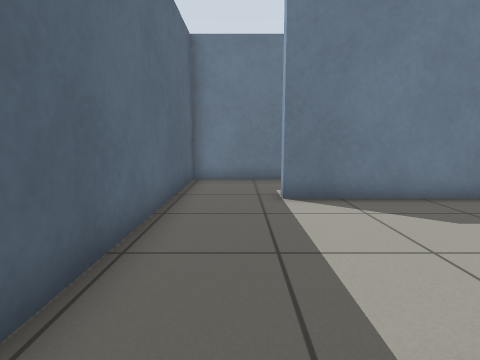
View 1 (above)

22 first-person views from a walk through a Gazebo world. The camera is 0.72 m above the floor, tilts 8° down and sees 80° across. The floor is counted in squares, 0.5 m on a side. Each view is taken from the middle of a square. On the plan, view 1 faces up. The plan holds only what a view shows up to about 14 squares ahead; the rest is blank.

View 2
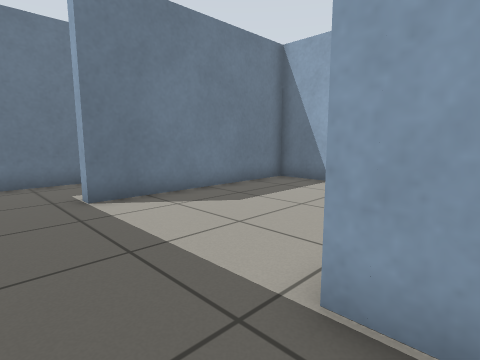

View 3
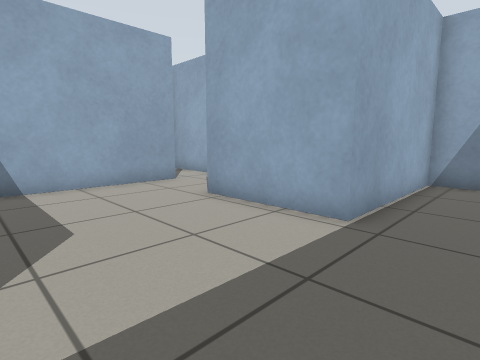

View 4
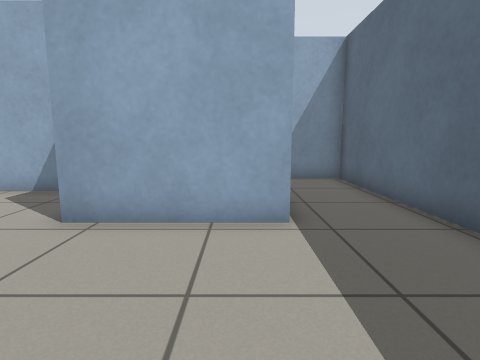

View 5
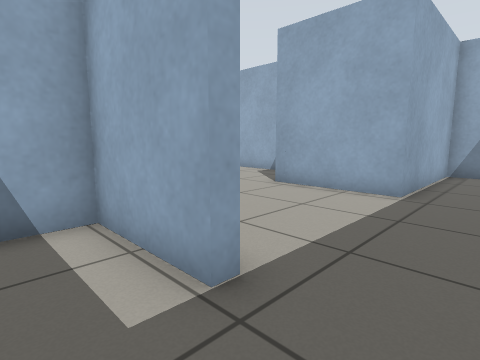

View 6
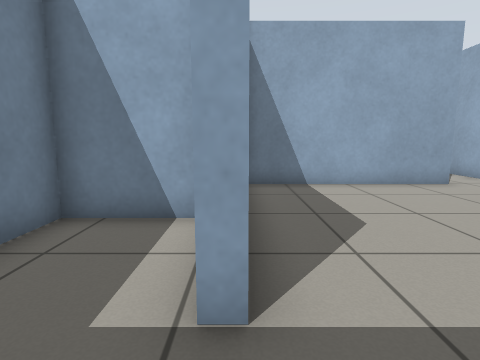

View 7
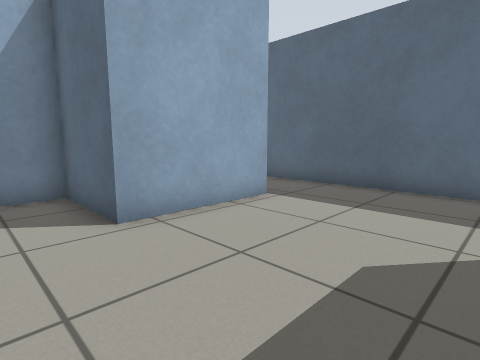

View 8
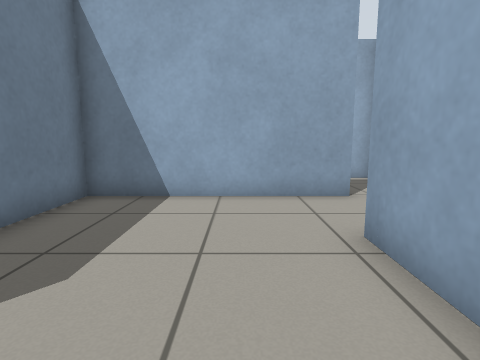

View 9
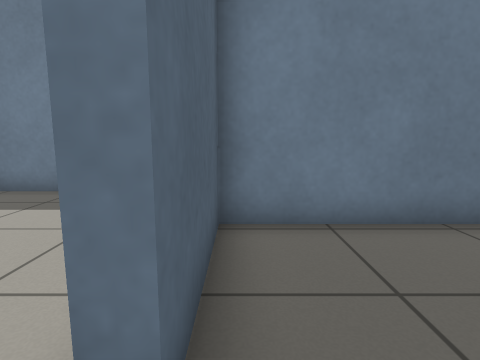

View 10
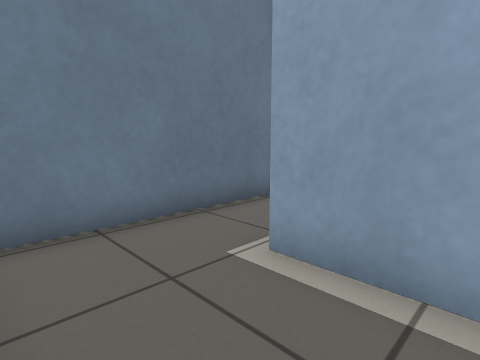

View 11
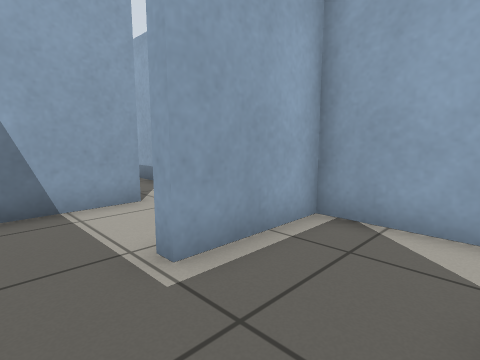

View 12
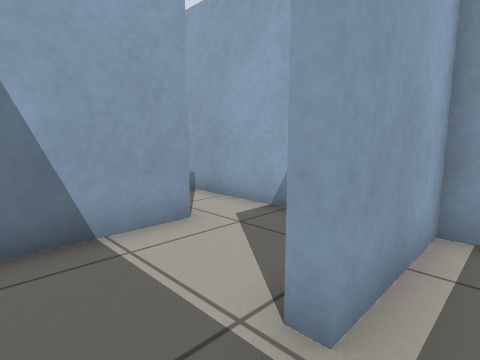

View 13
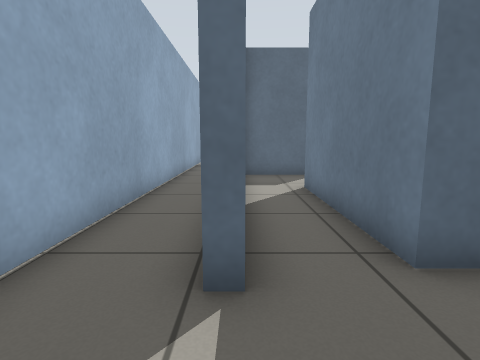

View 14
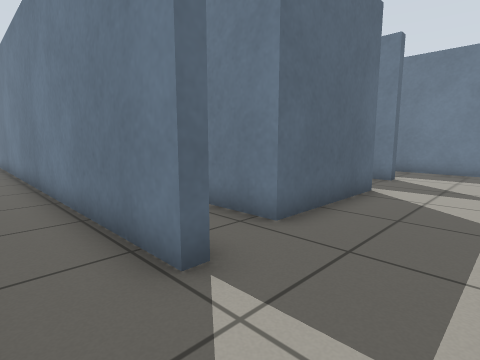

View 15
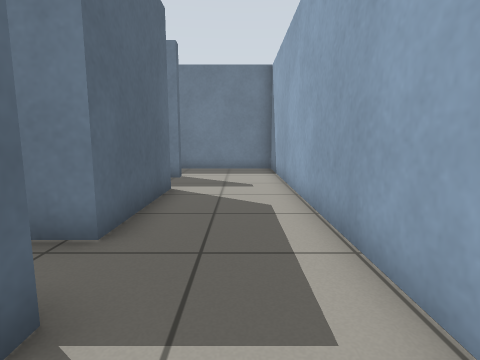

View 16
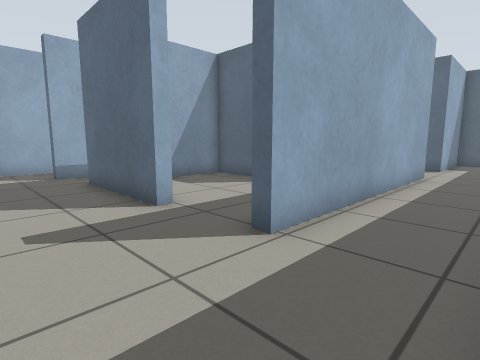

View 17
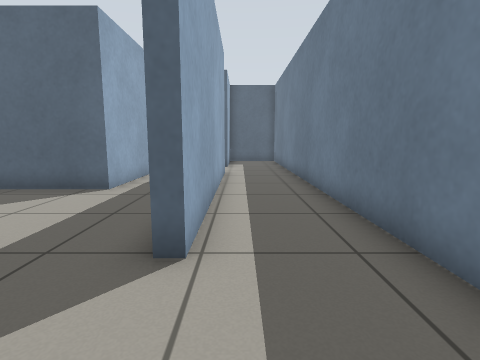

View 18
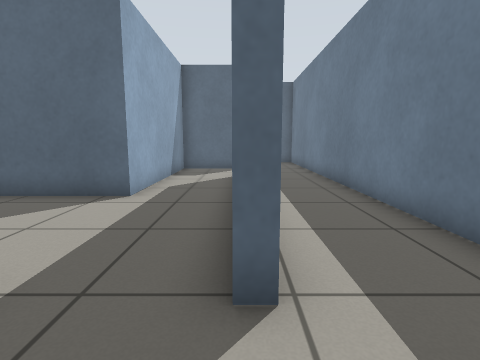

View 19
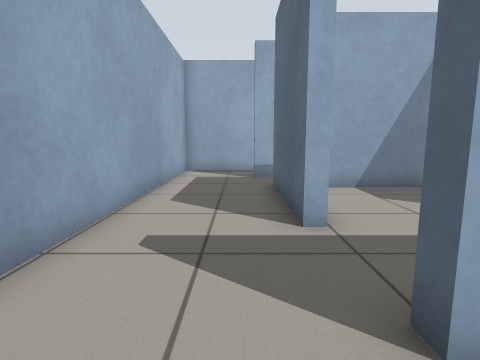

View 20
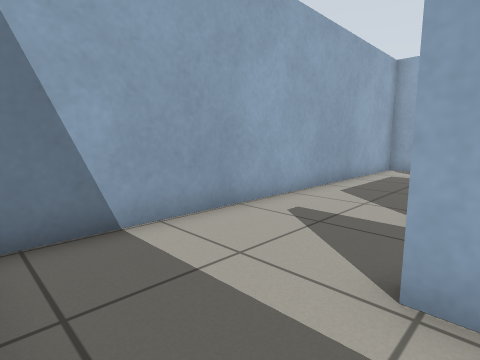

View 21
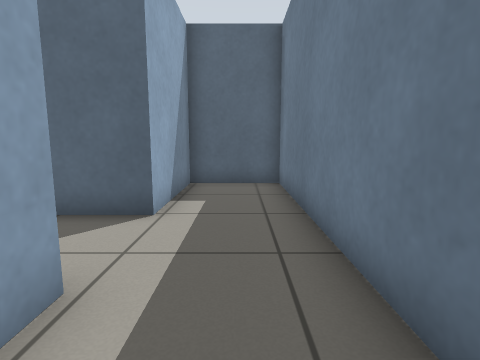

View 22
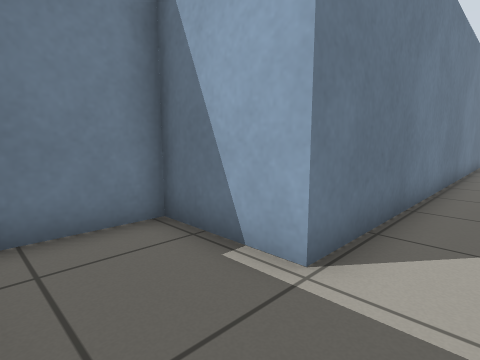

### Floor plan
Ten units are one square. View 1 is at (0, 0); x grows to the right and y downward. Boxes are objects, and circles mark ways between rooms. Rooms are numbered by the first view taken in them; rooms with no view inside come last. Other rooms are left out.
<svg viewBox="-22 -108 273 159">
<path fill="none" stroke="#000" d="M-17 -76 -17 46 11 46 11 -11 51 -11M82 -14 82 -69 11 -69 11 -73M11 -73 42 -73 42 -103 -17 -103 -17 -76M86 -14 86 -2M76 20 118 20 118 -11M86 -2 82 -2M116 -38 86 -38 86 -14M96 46 246 46 246 16M214 20 214 24 47 24 47 -7 23 -7M114 -73 207 -73M246 -76 246 -103 46 -103 46 -73 86 -73M205 -44 210 -44 210 0 153 0 153 -14M207 -73 207 -69 200 -69M145 20 214 20M122 -8 122 17M246 16 246 -76M86 -73 86 -42 157 -42 157 -4 194 -4M118 -11 123 -11M153 -14 153 -28M150 -38 116 -38M51 -11 51 20 76 20M82 -2 82 -14"/>
<circle cx="0" cy="-70" r="3" fill="#2a7"/>
<circle cx="65" cy="-10" r="3" fill="#2a7"/>
<circle cx="100" cy="-10" r="3" fill="#2a7"/>
<circle cx="80" cy="5" r="3" fill="#2a7"/>
<circle cx="120" cy="-25" r="3" fill="#2a7"/>
<circle cx="230" cy="20" r="3" fill="#2a7"/>
<circle cx="100" cy="-70" r="3" fill="#2a7"/>
<circle cx="225" cy="-70" r="3" fill="#2a7"/>
<circle cx="140" cy="-5" r="3" fill="#2a7"/>
<text x="20" y="-30">1</text>
<text x="10" y="-90">2</text>
<text x="100" y="0">3</text>
<text x="100" y="-30">4</text>
<text x="120" y="30">5</text>
<text x="140" y="-90">6</text>
<text x="180" y="-30">7</text>
<text x="130" y="-20">8</text>
<text x="60" y="0">9</text>
</svg>
Room 1 opens to room 2. Room 1 opens to room 9. Room 3 opens to room 4. Room 3 opens to room 9. Room 4 opens to room 8. Room 5 opens to room 7. Room 6 opens to room 7. Room 7 opens to room 8.

Where each view was taken, in squares from view 1:
view 1: 0 up, 0 right, facing up
view 2: 0 up, 1 left, facing up-right
view 3: 6 up, 1 left, facing down-right
view 4: 6 up, 2 right, facing down
view 5: 9 up, 1 left, facing down-right
view 6: 7 up, 1 left, facing right
view 7: 6 up, 7 right, facing down-left
view 8: 3 up, 1 right, facing right
view 9: 1 down, 9 right, facing up
view 10: 1 down, 9 right, facing up-right
view 11: 3 up, 9 right, facing down-right
view 12: 3 up, 11 right, facing down-right
view 13: 2 down, 24 right, facing left
view 14: 4 down, 24 right, facing up-left
view 15: 4 down, 23 right, facing up
view 16: 10 up, 24 right, facing down-left
view 17: 8 up, 24 right, facing left
view 18: 7 up, 23 right, facing left
view 19: 9 up, 22 right, facing down
view 20: 10 up, 20 right, facing down-right
view 21: 9 up, 14 right, facing left
view 22: 4 down, 2 right, facing up-right
